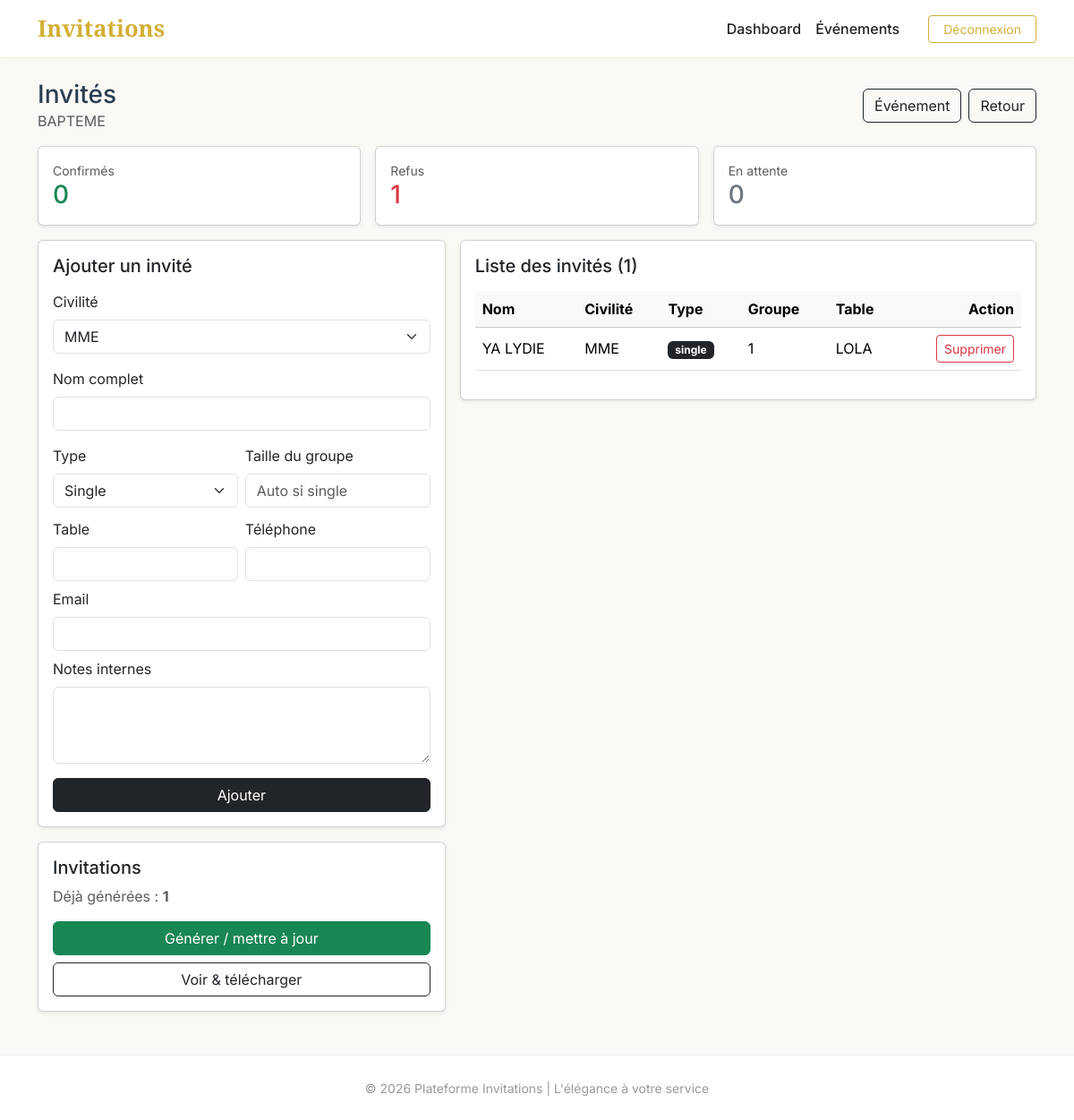
The app's page /client/events/2/guests (signed in) with its own data.
### platform_app/models.py (models this page shows)
class Event(db.Model):
    id = db.Column(db.Integer, primary_key=True)
    user_id = db.Column(db.Integer, db.ForeignKey("user.id"), nullable=False)
    title = db.Column(db.String(255), nullable=False)  # ex: "Mon mariage"
    event_datetime = db.Column(db.DateTime, nullable=False)
    location_name = db.Column(db.String(255), nullable=False)
    address = db.Column(db.String(255), nullable=False)
    show_location = db.Column(db.Boolean, default=True)
    show_program = db.Column(db.Boolean, default=False)
    show_contacts = db.Column(db.Boolean, default=False)
    show_instructions = db.Column(db.Boolean, default=False)
    instructions = db.Column(db.Text, nullable=True)
    is_active = db.Column(db.Boolean, default=True)
    created_at = db.Column(db.DateTime, default=datetime.utcnow)
    guests = db.relationship("Guest", backref="event", lazy=True, cascade="all, delete-orphan")
    invitations = db.relationship("Invitation", backref="event", lazy=True, cascade="all, delete-orphan")

class Guest(db.Model):
    id = db.Column(db.Integer, primary_key=True)
    event_id = db.Column(db.Integer, db.ForeignKey("event.id"), nullable=False)
    civility = db.Column(db.String(10), nullable=False, default="MME")
    full_name = db.Column(db.String(255), nullable=False)
    guest_type = db.Column(db.String(20), nullable=False)
    party_size = db.Column(db.Integer, nullable=False, default=1)
    table_name = db.Column(db.String(50), nullable=True)
    phone = db.Column(db.String(50), nullable=True)
    email = db.Column(db.String(255), nullable=True)
    notes = db.Column(db.Text, nullable=True)
    created_at = db.Column(db.DateTime, default=datetime.utcnow)
    invitation = db.relationship("Invitation", backref="guest", uselist=False)

### platform_app/routes/client.py (the view)
@bp.get("/events/<int:event_id>/guests")
@login_required
def guests_list(event_id: int):
    _require_client()
    event = _get_client_event_or_404(event_id)
    guests = Guest.query.filter_by(event_id=event.id).order_by(Guest.created_at.desc()).all()
    invitations_count = Invitation.query.filter_by(event_id=event.id).count()
    invitation_ids = [
        inv.id for inv in Invitation.query.filter_by(event_id=event.id).all()
    ]
    yes_count = 0
    no_count = 0
    pending_count = invitations_count
    if invitation_ids:
        yes_count = RSVP.query.filter(
            RSVP.invitation_id.in_(invitation_ids),
            RSVP.status == "yes"
        ).count()
        no_count = RSVP.query.filter(
            RSVP.invitation_id.in_(invitation_ids),
            RSVP.status == "no"
        ).count()
        pending_count = max(invitations_count - yes_count - no_count, 0)
    rsvp_stats = {
        "yes": yes_count,
        "no": no_count,
        "pending": pending_count,
    }
    return render_template(
        "client/guests.html",
        event=event,
        guests=guests,
        invitations_count=invitations_count,
        rsvp_stats=rsvp_stats,
    )

### platform_app/routes/client.py (called while the page is built)
def _require_client():
    if getattr(current_user, "role", None) != "client":
        abort(403)

def _get_client_event_or_404(event_id: int) -> Event:
    event = Event.query.get_or_404(event_id)
    if event.user_id != current_user.id:
        abort(403)
    return event

### platform_app/templates/client/guests.html (shortened to what this page needs)
{% extends "partials/_base.html" %}
{% block content %}
<div class="d-flex align-items-center justify-content-between mb-3">
  <div>
    <h3 class="mb-0">Invités</h3>
    <div class="text-muted">{{ event.title }}</div>
  </div>
  <div class="d-flex gap-2">
    <a class="btn btn-outline-dark" href="{{ url_for('client.events_edit_get', event_id=event.id) }}">Événement</a>
    <a class="btn btn-outline-dark" href="{{ url_for('client.events_list') }}">Retour</a>
  </div>
</div>
<div class="row g-3 mb-3">
  <div class="col-md-4">
    <div class="card shadow-sm">
      <div class="card-body">
        <div class="text-muted small">Confirmés</div>
        <div class="h3 text-success mb-0">{{ rsvp_stats.yes }}</div>
      </div>
    </div>
  </div>
  <div class="col-md-4">
    <div class="card shadow-sm">
      <div class="card-body">
        <div class="text-muted small">Refus</div>
        <div class="h3 text-danger mb-0">{{ rsvp_stats.no }}</div>
      </div>
    </div>
  </div>
  <div class="col-md-4">
    <div class="card shadow-sm">
      <div class="card-body">
        <div class="text-muted small">En attente</div>
        <div class="h3 text-secondary mb-0">{{ rsvp_stats.pending }}</div>
      </div>
    </div>
  </div>
</div>
<div class="row g-3">
  <div class="col-lg-5">
    <div class="card shadow-sm">
      <div class="card-body">
        <h5 class="mb-3">Ajouter un invité</h5>
        <form method="post" action="{{ url_for('client.guests_create', event_id=event.id) }}">
          <div class="mb-3">
            <label class="form-label">Civilité</label>
            <select class="form-select" name="civility" required>
              <option value="MME" selected>MME</option>
            </select>
          </div>
          <div class="mb-3">
            <label class="form-label">Nom complet</label>
            <input class="form-control" name="full_name" required>
          </div>
          <div class="row g-2">
            <div class="col-md-6">
              <label class="form-label">Type</label>
              <select class="form-select" name="guest_type" required>
                <option value="single">Single</option>
              </select>
            </div>
            <div class="col-md-6">
              <label class="form-label">Taille du groupe</label>
              <input class="form-control" name="party_size" placeholder="Auto si single">
            </div>
          </div>
          <div class="row g-2 mt-1">
            <div class="col-md-6">
              <label class="form-label">Table</label>
              <input class="form-control" name="table_name">
            </div>
            <div class="col-md-6">
              <label class="form-label">Téléphone</label>
              <input class="form-control" name="phone">
            </div>
          </div>
          <div class="mt-2">
            <label class="form-label">Email</label>
            <input class="form-control" type="email" name="email">
          </div>
          <div class="mt-2">
            <label class="form-label">Notes internes</label>
            <textarea class="form-control" name="notes" rows="3"></textarea>
          </div>
          <button class="btn btn-dark w-100 mt-3">Ajouter</button>
        </form>
      </div>
    </div>
    <div class="card shadow-sm mt-3">
      <div class="card-body">
        <h5 class="mb-2">Invitations</h5>
        <div class="text-muted mb-3">
          Déjà générées : <strong>{{ invitations_count }}</strong>
        </div>
        <button
  id="generateInvitationsButton"
  class="btn btn-success w-100"
  type="button"
  data-generate-url="{{ url_for('client.invitations_generate_batch', event_id=event.id) }}"
>
  Générer / mettre à jour
</button>
        <a class="btn btn-outline-dark w-100 mt-2"
           href="{{ url_for('client.invitations_list', event_id=event.id) }}">
          Voir & télécharger
        </a>
      </div>
    </div>
  </div>
  <div class="col-lg-7">
    <div class="card shadow-sm">
      <div class="card-body">
        <h5 class="mb-3">Liste des invités ({{ guests|length }})</h5>
        <div class="table-responsive">
          <table class="table table-hover align-middle">
            <thead class="table-light">
              <tr>
                <th>Nom</th>
                <th>Civilité</th>
                <th>Type</th>
                <th>Groupe</th>
                <th>Table</th>
                <th class="text-end">Action</th>
              </tr>
            </thead>
            <tbody>
              {% for g in guests %}
                <tr>
                  <td>{{ g.full_name }}</td>
                  <td>{{ g.civility or "-" }}</td>
                  <td><span class="badge text-bg-dark">{{ g.guest_type }}</span></td>
                  <td>{{ g.party_size }}</td>
                  <td>{{ g.table_name or "-" }}</td>
                  <td class="text-end">
                    <form method="post"
                          action="{{ url_for('client.guests_delete', guest_id=g.id) }}"
                          onsubmit="return confirm('Supprimer cet invité et son invitation ?');">
                      <button class="btn btn-sm btn-outline-danger">Supprimer</button>
                    </form>
                  </td>
                </tr>
              {% else %}
                <tr>
                  <td colspan="6" class="text-muted">Aucun invité.</td>
                </tr>
              {% endfor %}
            </tbody>
          </table>
        </div>
      </div>
    </div>
  </div>
</div>
{% endblock %}

### platform_app/templates/partials/_base.html (shortened to what this page needs)
<!doctype html>
<html lang="fr">
<head>
  <link href="https://cdn.jsdelivr.net/npm/bootstrap@5.3.3/dist/css/bootstrap.min.css" rel="stylesheet">
</head>
<body>
<nav class="navbar navbar-expand-lg sticky-top mb-4">
  <div class="container">
    <a class="navbar-brand" href="{{ url_for('public.home') }}">Invitations</a>
    <div class="d-flex gap-3 align-items-center">
      {% if current_user.is_authenticated %}
        <div class="d-none d-md-flex gap-3 me-3">
          {% if current_user.role == "admin" %}
            <a class="nav-link text-dark fw-medium" href="{{ url_for('admin.clients_list') }}">Clients (admin)</a>
          {% else %}
            <a class="nav-link text-dark fw-medium" href="{{ url_for('client.dashboard') }}">Dashboard</a>
            <a class="nav-link text-dark fw-medium" href="{{ url_for('client.events_list') }}">Événements</a>
          {% endif %}
        </div>
        <form method="post" action="{{ url_for('auth.logout') }}" class="m-0">
          <button class="btn btn-outline-gold btn-sm px-3" type="submit">Déconnexion</button>
        </form>
      {% else %}
        <a class="btn btn-link text-dark text-decoration-none btn-sm" href="{{ url_for('auth.login_get') }}">Connexion</a>
        <a class="btn btn-gold btn-sm px-3" href="{{ url_for('auth.register_get') }}">Créer un compte</a>
      {% endif %}
    </div>
  </div>
</nav>
<div class="container mb-5">
  {% block content %}{% endblock %}
</div>
<footer class="footer mt-auto py-4">
  <div class="container text-center">
    <small>© 2026 Plateforme Invitations | L'élégance à votre service</small>
  </div>
</footer>
</body>
</html>

### platform_app/templates/partials/_base.html (style rules this page uses)
:root { --gold: #D4AF37; --soft-white: #FAF9F6; --dark-navy: #2C3E50; }
body { font-family: 'Inter', sans-serif; background-color: var(--soft-white); color: var(--dark-navy); display: flex; flex-direction: column; min-vh-100; }
.navbar { background: white !important; border-bottom: 1px solid rgba(212, 175, 55, 0.2); box-shadow: 0 2px 10px rgba(0,0,0,0.02); }
.navbar-brand { font-family: 'Playfair Display', serif; color: var(--gold) !important; font-size: 1.6rem; font-weight: 700; }
.btn-outline-gold { border: 1px solid var(--gold); color: var(--gold); transition: all 0.3s; }
footer { background: white; border-top: 1px solid rgba(0,0,0,0.05); color: #999; }

### records on screen
Event: title "BAPTEME"
Guest: full_name "YA LYDIE", civility "MME", guest_type "single", party_size "1", table_name "LOLA"

### other values on screen
{{ rsvp_stats.yes }} "0"
{{ rsvp_stats.no }} "1"
{{ rsvp_stats.pending }} "0"
{{ invitations_count }} "1"
{{ guests|length }} "1"
